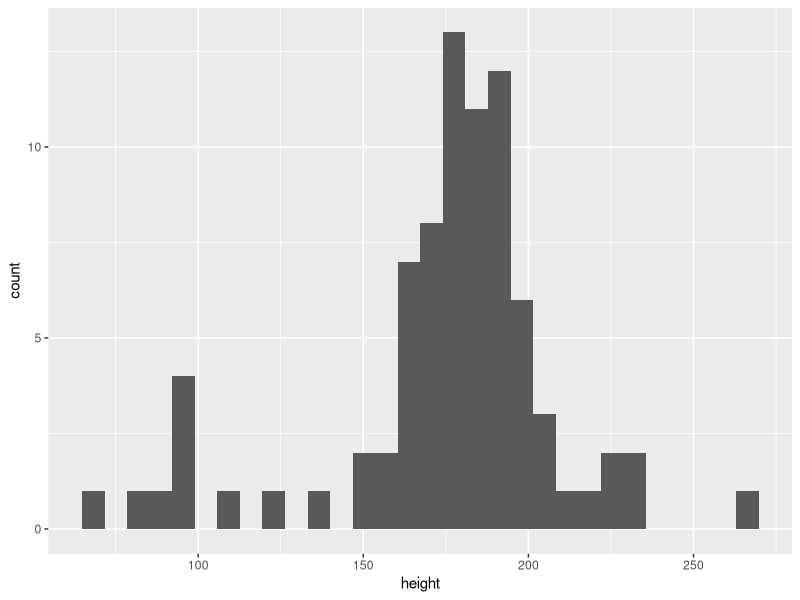
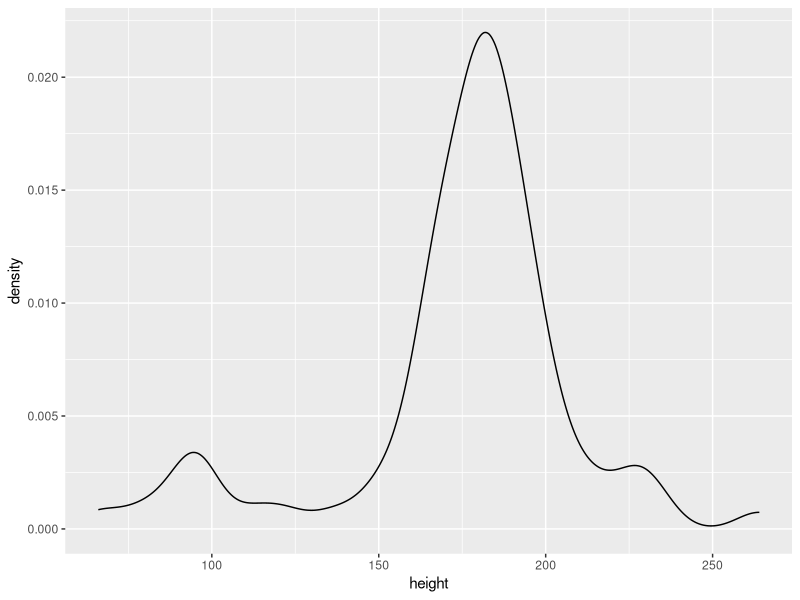
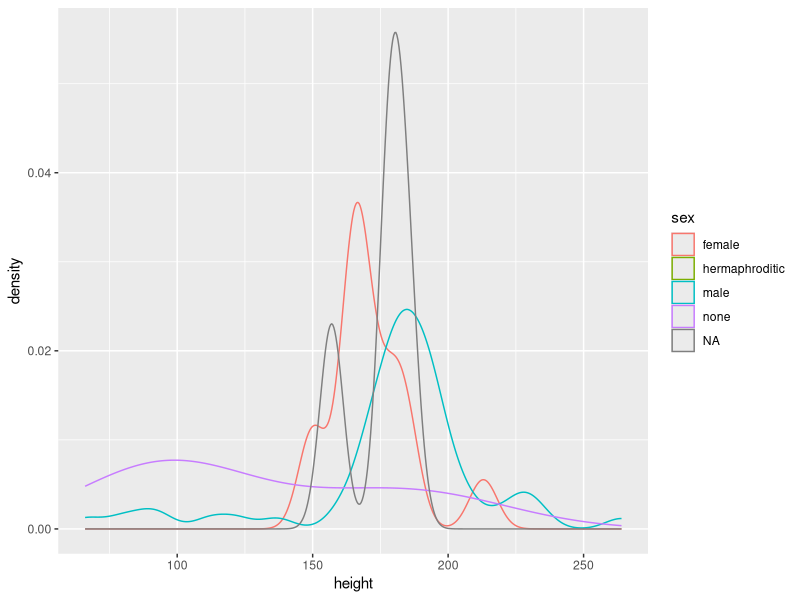
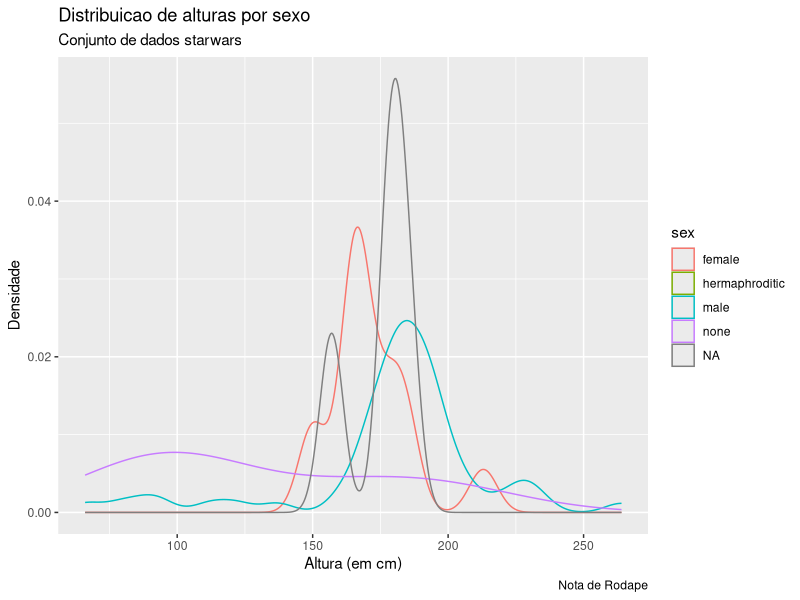
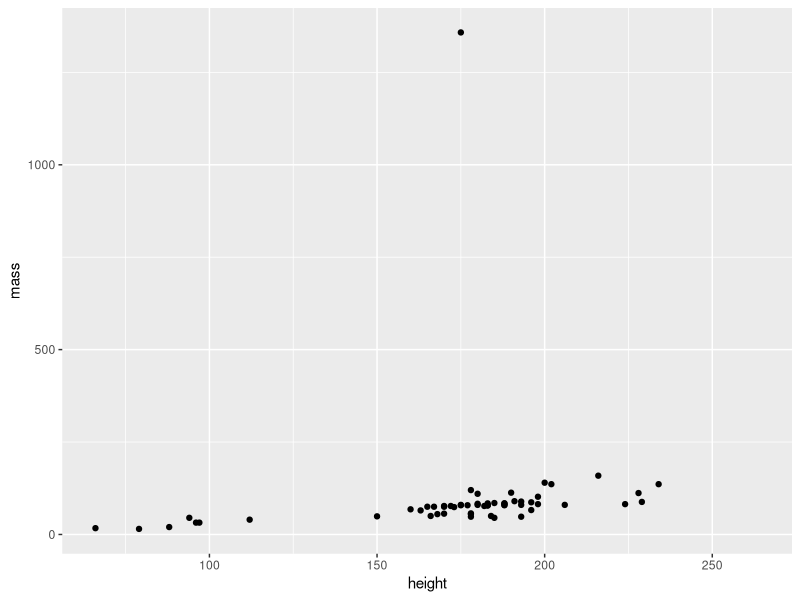
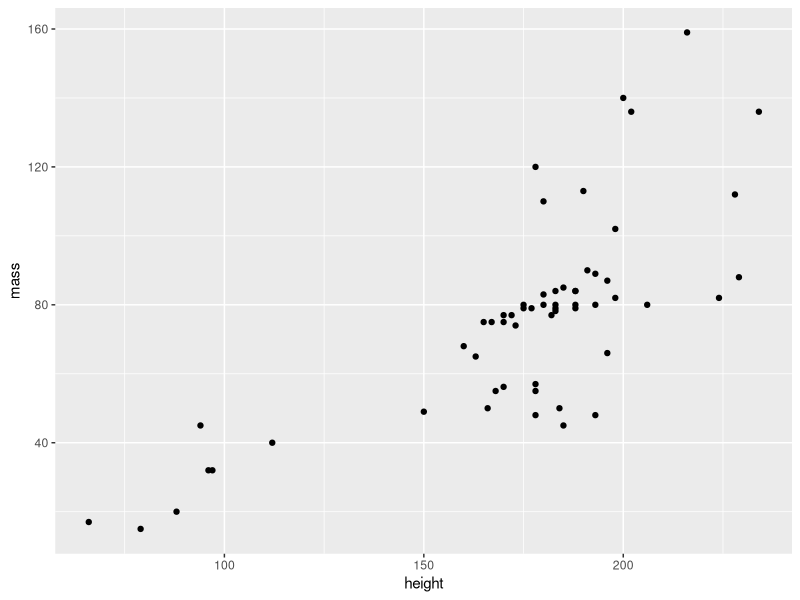
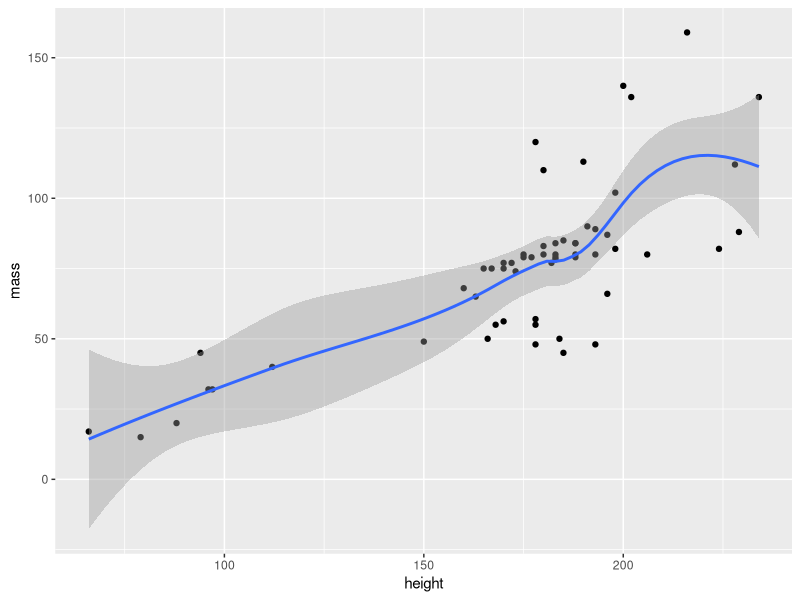
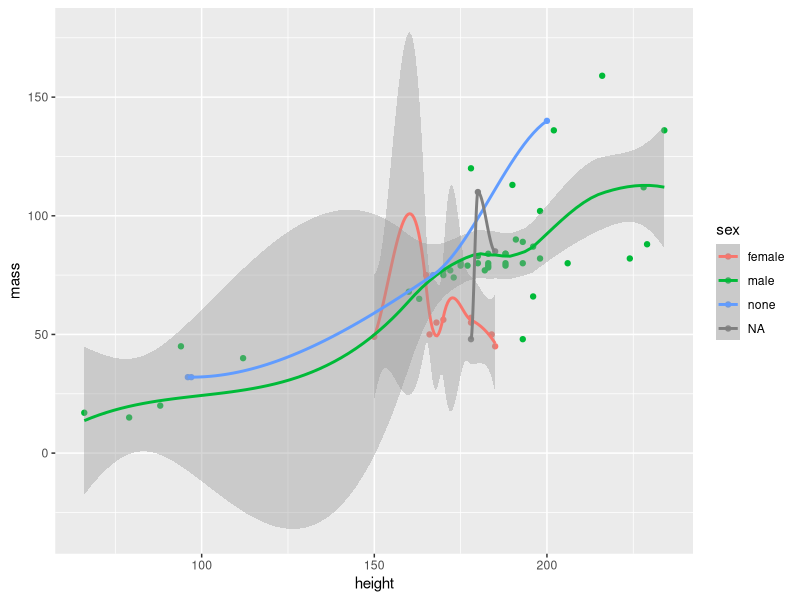

The R script that drew these images, in order:
library(ggplot2)
library(tidyverse)
  
starwars #Base de dados do starWars


#construindo o histograma apenas com o eixo x

starwars %>%
  ggplot(aes(x=height)) +
  geom_histogram()

#Construindo grafico de densidade
starwars %>%
  ggplot(aes(x = height))+
  geom_density()
#Construindo grafico de densidade em multiplos niveis
starwars %>%
  ggplot(aes(x = height, color = sex))+
  geom_density()
#Adicionar titulos, sub-titulos e mais labs()
starwars %>%
  ggplot(aes(x = height, color = sex))+
  geom_density()+
  labs(
    title = "Distribuicao de alturas por sexo",
    subtitle = 'Conjunto de dados starwars',
    x = 'Altura (em cm)',
    y = "Densidade",
    caption = "Nota de Rodape"
  )
#Criacao do grafico de dispersao simples
starwars%>%
  ggplot(aes(x = height, y = mass))+
  geom_point()

#Usando o filter para remover os outliers
starwars%>%
  filter(mass < 1000) %>%
  ggplot(aes(x = height, y = mass))+
  geom_point()
#Ajustando a linha de tendencia 
starwars%>%
  filter(mass < 1000) %>%
  ggplot(aes(x = height, y = mass))+
  geom_point() +
  geom_smooth(method = 'loess')


#Diferenciando as cores por sexo

starwars %>%
  filter(mass<1000)%>%
  ggplot(aes(x = height, y =mass, color = sex))+
  geom_point()+
  geom_smooth(method = 'loess')


#Criando linhas verticais e horizontais no grafico

starwars %>%
  filter(mass<1000)%>%
  ggplot(aes(x = height, y = mass, color = sex))+
  geom_point()+
  geom_hline(yintercept = 40, linetype = 'dashed')+
  geom_vline(xintercept = 120, linetype = 'dotted', color = "purple")

  
